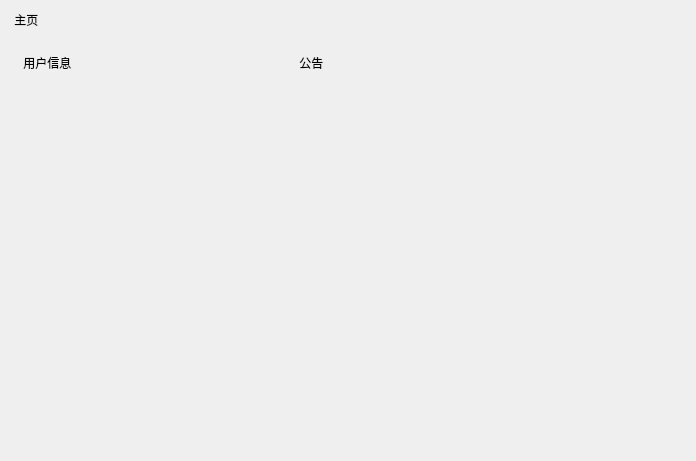
<?xml version="1.0" encoding="UTF-8"?>
<ui version="4.0">
 <class>HomePage</class>
 <widget class="QWidget" name="HomePage">
  <property name="geometry">
   <rect>
    <x>0</x>
    <y>0</y>
    <width>696</width>
    <height>461</height>
   </rect>
  </property>
  <property name="windowTitle">
   <string/>
  </property>
  <layout class="QGridLayout" name="gridLayout">
   <item row="0" column="0">
    <widget class="TitleLabel" name="TitleLabel">
     <property name="sizePolicy">
      <sizepolicy hsizetype="Fixed" vsizetype="Fixed">
       <horstretch>0</horstretch>
       <verstretch>0</verstretch>
      </sizepolicy>
     </property>
     <property name="text">
      <string> 主页</string>
     </property>
    </widget>
   </item>
   <item row="1" column="0" colspan="2">
    <spacer name="verticalSpacer">
     <property name="orientation">
      <enum>Qt::Vertical</enum>
     </property>
     <property name="sizeType">
      <enum>QSizePolicy::Fixed</enum>
     </property>
     <property name="sizeHint" stdset="0">
      <size>
       <width>20</width>
       <height>10</height>
      </size>
     </property>
    </spacer>
   </item>
   <item row="2" column="1">
    <widget class="OutlinedCardWidget" name="announcementWidget">
     <property name="sizePolicy">
      <sizepolicy hsizetype="Expanding" vsizetype="Expanding">
       <horstretch>0</horstretch>
       <verstretch>0</verstretch>
      </sizepolicy>
     </property>
     <layout class="QVBoxLayout" name="verticalLayout">
      <item>
       <widget class="SubtitleLabel" name="announcementTitle">
        <property name="sizePolicy">
         <sizepolicy hsizetype="Fixed" vsizetype="Fixed">
          <horstretch>0</horstretch>
          <verstretch>0</verstretch>
         </sizepolicy>
        </property>
        <property name="text">
         <string> 公告</string>
        </property>
       </widget>
      </item>
      <item>
       <widget class="BodyLabel" name="announcementContent">
        <property name="sizePolicy">
         <sizepolicy hsizetype="Expanding" vsizetype="Expanding">
          <horstretch>0</horstretch>
          <verstretch>0</verstretch>
         </sizepolicy>
        </property>
        <property name="text">
         <string/>
        </property>
       </widget>
      </item>
     </layout>
    </widget>
   </item>
   <item row="2" column="0">
    <widget class="OutlinedCardWidget" name="userInfoWidget">
     <property name="sizePolicy">
      <sizepolicy hsizetype="Fixed" vsizetype="Expanding">
       <horstretch>0</horstretch>
       <verstretch>0</verstretch>
      </sizepolicy>
     </property>
     <property name="minimumSize">
      <size>
       <width>270</width>
       <height>0</height>
      </size>
     </property>
     <layout class="QVBoxLayout" name="userInfoWidgetLayout">
      <item>
       <widget class="SubtitleLabel" name="userInfoTitle">
        <property name="sizePolicy">
         <sizepolicy hsizetype="Fixed" vsizetype="Fixed">
          <horstretch>0</horstretch>
          <verstretch>0</verstretch>
         </sizepolicy>
        </property>
        <property name="text">
         <string> 用户信息</string>
        </property>
       </widget>
      </item>
      <item>
       <widget class="SmoothScrollArea" name="userInfoScrollArea">
        <property name="frameShape">
         <enum>QFrame::NoFrame</enum>
        </property>
        <property name="frameShadow">
         <enum>QFrame::Plain</enum>
        </property>
        <property name="verticalScrollBarPolicy">
         <enum>Qt::ScrollBarAsNeeded</enum>
        </property>
        <property name="horizontalScrollBarPolicy">
         <enum>Qt::ScrollBarAlwaysOff</enum>
        </property>
        <property name="widgetResizable">
         <bool>true</bool>
        </property>
        <property name="alignment">
         <set>Qt::AlignCenter</set>
        </property>
        <widget class="QWidget" name="userInfoSC">
         <property name="geometry">
          <rect>
           <x>0</x>
           <y>0</y>
           <width>252</width>
           <height>330</height>
          </rect>
         </property>
        </widget>
       </widget>
      </item>
     </layout>
    </widget>
   </item>
  </layout>
 </widget>
 <customwidgets>
  <customwidget>
   <class>CardWidget</class>
   <extends>QFrame</extends>
   <header>qmaterialwidgets</header>
   <container>1</container>
  </customwidget>
  <customwidget>
   <class>OutlinedCardWidget</class>
   <extends>CardWidget</extends>
   <header>qmaterialwidgets</header>
   <container>1</container>
  </customwidget>
  <customwidget>
   <class>SmoothScrollArea</class>
   <extends>QScrollArea</extends>
   <header>qmaterialwidgets</header>
   <container>1</container>
  </customwidget>
  <customwidget>
   <class>BodyLabel</class>
   <extends>QLabel</extends>
   <header>qmaterialwidgets</header>
  </customwidget>
  <customwidget>
   <class>SubtitleLabel</class>
   <extends>QLabel</extends>
   <header>qmaterialwidgets</header>
  </customwidget>
  <customwidget>
   <class>TitleLabel</class>
   <extends>QLabel</extends>
   <header>qmaterialwidgets</header>
  </customwidget>
 </customwidgets>
 <resources/>
 <connections/>
</ui>
